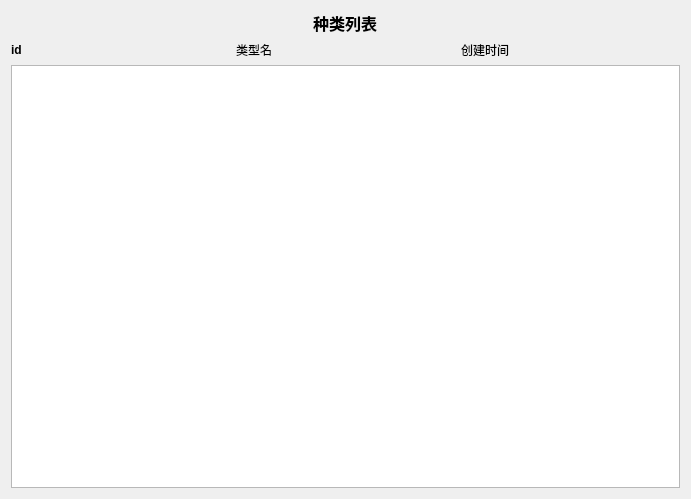
<?xml version="1.0" encoding="UTF-8"?>
<ui version="4.0">
 <class>TypeListView</class>
 <widget class="QWidget" name="TypeListView">
  <property name="geometry">
   <rect>
    <x>0</x>
    <y>0</y>
    <width>691</width>
    <height>499</height>
   </rect>
  </property>
  <property name="windowTitle">
   <string>Form</string>
  </property>
  <layout class="QGridLayout" name="gridLayout">
   <item row="2" column="1">
    <widget class="QLabel" name="label_3">
     <property name="font">
      <font>
       <family>Arial</family>
      </font>
     </property>
     <property name="text">
      <string>类型名</string>
     </property>
    </widget>
   </item>
   <item row="2" column="2">
    <widget class="QLabel" name="label_4">
     <property name="font">
      <font>
       <family>Arial</family>
      </font>
     </property>
     <property name="text">
      <string>创建时间</string>
     </property>
    </widget>
   </item>
   <item row="2" column="0">
    <widget class="QLabel" name="label_2">
     <property name="font">
      <font>
       <family>Arial</family>
       <weight>75</weight>
       <bold>true</bold>
      </font>
     </property>
     <property name="text">
      <string>id</string>
     </property>
    </widget>
   </item>
   <item row="3" column="0" colspan="3">
    <widget class="QListView" name="typeListView"/>
   </item>
   <item row="0" column="0" colspan="3" alignment="Qt::AlignHCenter">
    <widget class="QLabel" name="label">
     <property name="font">
      <font>
       <family>Arial</family>
       <pointsize>12</pointsize>
       <weight>75</weight>
       <bold>true</bold>
      </font>
     </property>
     <property name="text">
      <string>种类列表</string>
     </property>
    </widget>
   </item>
  </layout>
 </widget>
 <resources/>
 <connections/>
</ui>
